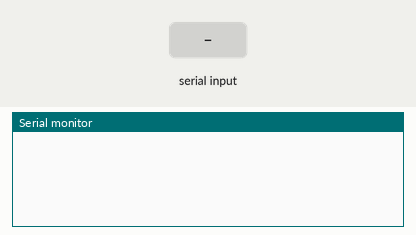
This sketch was run on a simulated Arduino Uno, built with avr-gcc and run on an emulated ATmega328P. Shown: the last lines printed to the serial monitor. Inputs (shaded band) come from the test bench.

Above: at 1.2 s.
1.3 s: "90,45\n" received over Serial
At 3.0 s:
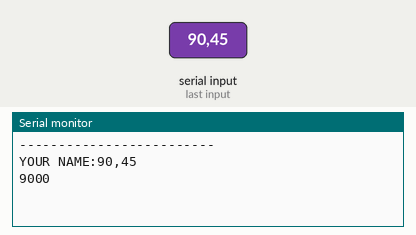
3.8 s: "0\n" received over Serial
At 5.8 s:
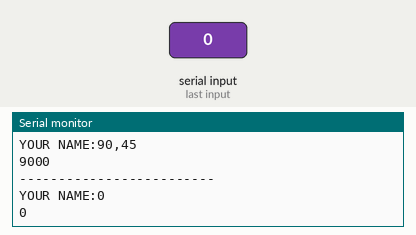

Measured:
- after the input at 1.3 s, the serial monitor: prints a new line after 1.0 s (image 1)
- after the input at 3.8 s, the serial monitor: prints a new line after 1.0 s (image 2)

The sketch:

input_Value_From_Serial_Monitor.ino
```cpp
String input = "";

void setup()
{
    Serial.begin(9600);
}

void loop()
{
    while (Serial.available() == 0)
    { /*Wait for user input*/ }
    input = Serial.readString(); //Reading the Input string from Serial port.
    int adc=input.toInt();
    int jumlah=adc*100;
    Serial.println("-------------------------"); //Showing the details
    Serial.println("YOUR NAME:" + input);
    Serial.println(jumlah);
    Serial.println("");
    while (Serial.available() == 0) {}
}
```
